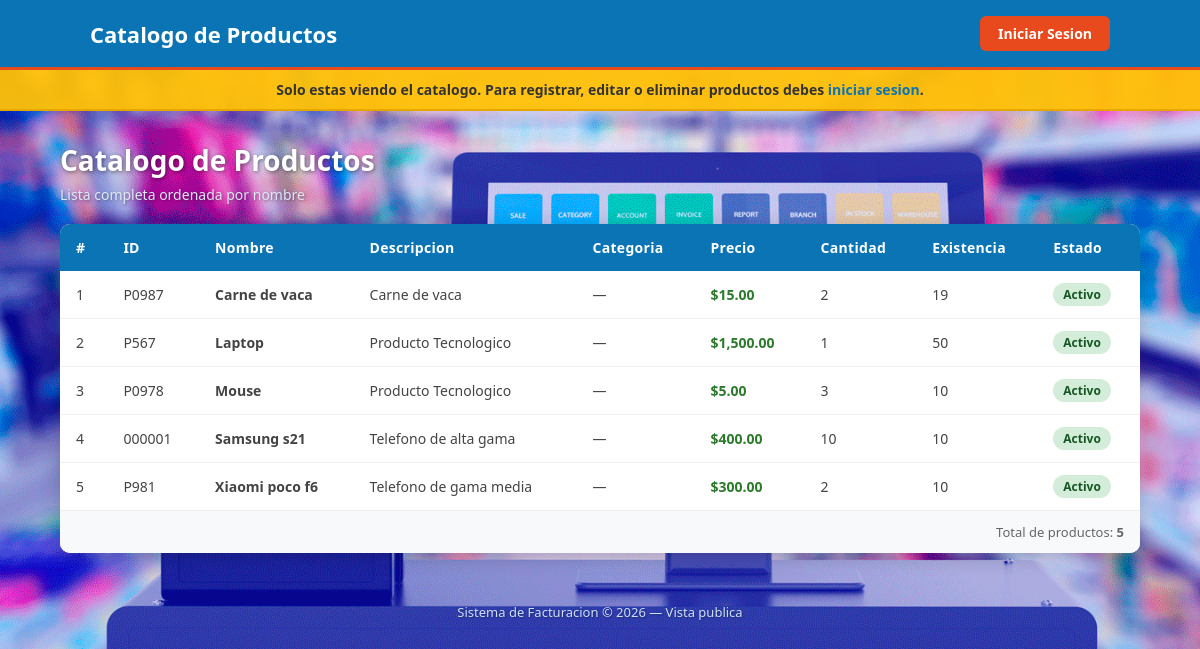
The page /Vista_productos.php on the database its author committed.
### tables this page shows
CREATE TABLE `productos` (
  `Id_producto` varchar(10) NOT NULL,
  `Nombre` varchar(100) DEFAULT NULL,
  `Descripción` varchar(100) DEFAULT NULL,
  `precioUnitario` decimal(10,2) DEFAULT NULL,
  `Cantidad` int(10) DEFAULT NULL,
  `Existencia` int(10) DEFAULT NULL,
  `Categoria` varchar(50) DEFAULT NULL,
  `Estado` varchar(20) DEFAULT 'Activo'
);

### Vista_productos.php (the view, shortened to what this page needs)
<?php
require_once 'conexion.php';
$sql = "SELECT * FROM productos ORDER BY Nombre ASC";
$result = $conn->query($sql);
$productos = $result->fetch_all(MYSQLI_ASSOC);
?>
<!DOCTYPE html>
<html lang="es">
<head>
</head>
<body>
    <header class="navbar">
        <div class="nav-inner">
            <a href="ver_productos.php" class="nav-brand">Catalogo de Productos</a>
            <a href="login.php" class="btn-login-nav">Iniciar Sesion</a>
        </div>
    </header>
    <div class="aviso-banner">
        Solo estas viendo el catalogo. Para registrar, editar o eliminar productos debes
        <a href="login.php">iniciar sesion</a>.
    </div>
    <div class="page-content">
        <div class="page-title">Catalogo de Productos</div>
        <div class="page-subtitle">Lista completa ordenada por nombre</div>
        <div class="table-wrapper">
            <table>
                <thead>
                    <tr>
                        <th>#</th>
                        <th>ID</th>
                        <th>Nombre</th>
                        <th>Descripcion</th>
                        <th>Categoria</th>
                        <th>Precio</th>
                        <th>Cantidad</th>
                        <th>Existencia</th>
                        <th>Estado</th>
                    </tr>
                </thead>
                <tbody>
                    <?php if (empty($productos)): ?>
                        <tr>
                            <td colspan="9" class="sin-datos">No hay productos registrados aun.</td>
                        </tr>
                    <?php else: ?>
                        <?php $i = 1; foreach ($productos as $p): ?>
                        <tr>
                            <td><?= $i++ ?></td>
                            <td><?= htmlspecialchars($p['Id_producto']) ?></td>
                            <td><strong><?= htmlspecialchars($p['Nombre']) ?></strong></td>
                            <td><?= htmlspecialchars($p['Descripción'] ?? '—') ?></td>
                            <td><?= htmlspecialchars($p['Categoria'] ?? '—') ?></td>
                            <td class="precio-cell">$<?= number_format($p['precioUnitario'], 2) ?></td>
                            <td><?= htmlspecialchars($p['Cantidad']) ?></td>
                            <td><?= htmlspecialchars($p['Existencia']) ?></td>
                            <td>
                                <?php
                                    $estado = $p['Estado'] ?? 'Activo';
                                    $clase  = strtolower($estado);
                                ?>
                                <span class="badge badge-<?= $clase ?>">
                                    <?= htmlspecialchars($estado) ?>
                                </span>
                            </td>
                        </tr>
                        <?php endforeach; ?>
                    <?php endif; ?>
                </tbody>
            </table>
            <div class="table-footer">
                Total de productos: <strong><?= count($productos) ?></strong>
            </div>
        </div>
    </div>
    <footer>
        Sistema de Facturacion &copy; <?= date('Y') ?> &mdash; Vista publica
    </footer>
</body>
</html>

### Vista_productos.php (style rules this page uses)
* { box-sizing: border-box; margin: 0; padding: 0; }
body { font-family: 'Segoe UI', Tahoma, Geneva, Verdana, sans-serif; background-color: rgba(114, 114, 215, 0.8); background-image: url('fact1.webp'); background-size: cover; background-position: center; background-attachment: fixed; background-blend-mode: overlay; min-height: 100vh; }
.navbar { background: rgb(11, 116, 181); border-bottom: 3px solid #e8491d; padding: 16px 0; }
.nav-inner { width: 85%; margin: auto; display: flex; justify-content: space-between; align-items: center; }
.nav-brand { color: white; text-decoration: none; font-size: 22px; font-weight: bold; }
.btn-login-nav { background: #e8491d; color: white; text-decoration: none; padding: 8px 18px; border-radius: 6px; font-size: 14px; font-weight: bold; transition: background 0.3s; }
.aviso-banner { background: rgba(255, 193, 7, 0.95); color: #333; text-align: center; padding: 10px 20px; font-size: 14px; font-weight: 600; border-bottom: 2px solid #e6a800; }
.aviso-banner a { color: rgb(11, 116, 181); font-weight: bold; text-decoration: none; }
.page-content { width: 90%; max-width: 1100px; margin: 30px auto; }
.page-title { color: white; font-size: 28px; font-weight: bold; margin-bottom: 6px; text-shadow: 1px 1px 4px rgba(0,0,0,0.5); }
.page-subtitle { color: #dde8f5; font-size: 14px; margin-bottom: 20px; text-shadow: 1px 1px 3px rgba(0,0,0,0.4); }
.table-wrapper { background: white; border-radius: 10px; box-shadow: 0 4px 20px rgba(0,0,0,0.2); overflow: hidden; }
table { width: 100%; border-collapse: collapse; }
thead tr { background: rgb(11, 116, 181); color: white; }
thead th { padding: 14px 16px; text-align: left; font-size: 14px; font-weight: 600; letter-spacing: 0.3px; }
tbody tr { border-bottom: 1px solid #f0f0f0; transition: background 0.15s; }
tbody tr:last-child { border-bottom: none; }
tbody td { padding: 12px 16px; font-size: 14px; color: #444; }
.precio-cell { font-weight: bold; color: #2c7a2c; }
.badge { display: inline-block; padding: 3px 10px; border-radius: 20px; font-size: 12px; font-weight: bold; }
.badge-activo { background: #d4edda; color: #155724; }
.table-footer { padding: 12px 16px; background: #f8f9fa; border-top: 1px solid #eee; font-size: 13px; color: #666; text-align: right; }
footer { text-align: center; color: #cce0f5; padding: 20px; font-size: 13px; margin-top: 20px; text-shadow: 1px 1px 2px rgba(0,0,0,0.3); }

### rows shown on the page
productos: Id_producto "P0987", Nombre "Carne de vaca", Descripción "Carne de vaca", Categoria "—", precioUnitario "15.00", Cantidad "2", Existencia "19", Estado "Activo"
productos: Id_producto "P567", Nombre "Laptop", Descripción "Producto Tecnologico", Categoria "—", precioUnitario "1,500.00", Cantidad "1", Existencia "50", Estado "Activo"
productos: Id_producto "P0978", Nombre "Mouse", Descripción "Producto Tecnologico", Categoria "—", precioUnitario "5.00", Cantidad "3", Existencia "10", Estado "Activo"
productos: Id_producto "000001", Nombre "Samsung s21", Descripción "Telefono de alta gama", Categoria "—", precioUnitario "400.00", Cantidad "10", Existencia "10", Estado "Activo"
productos: Id_producto "P981", Nombre "Xiaomi poco f6", Descripción "Telefono de gama media", Categoria "—", precioUnitario "300.00", Cantidad "2", Existencia "10", Estado "Activo"

### other values the page prints
count($productos) "5"
